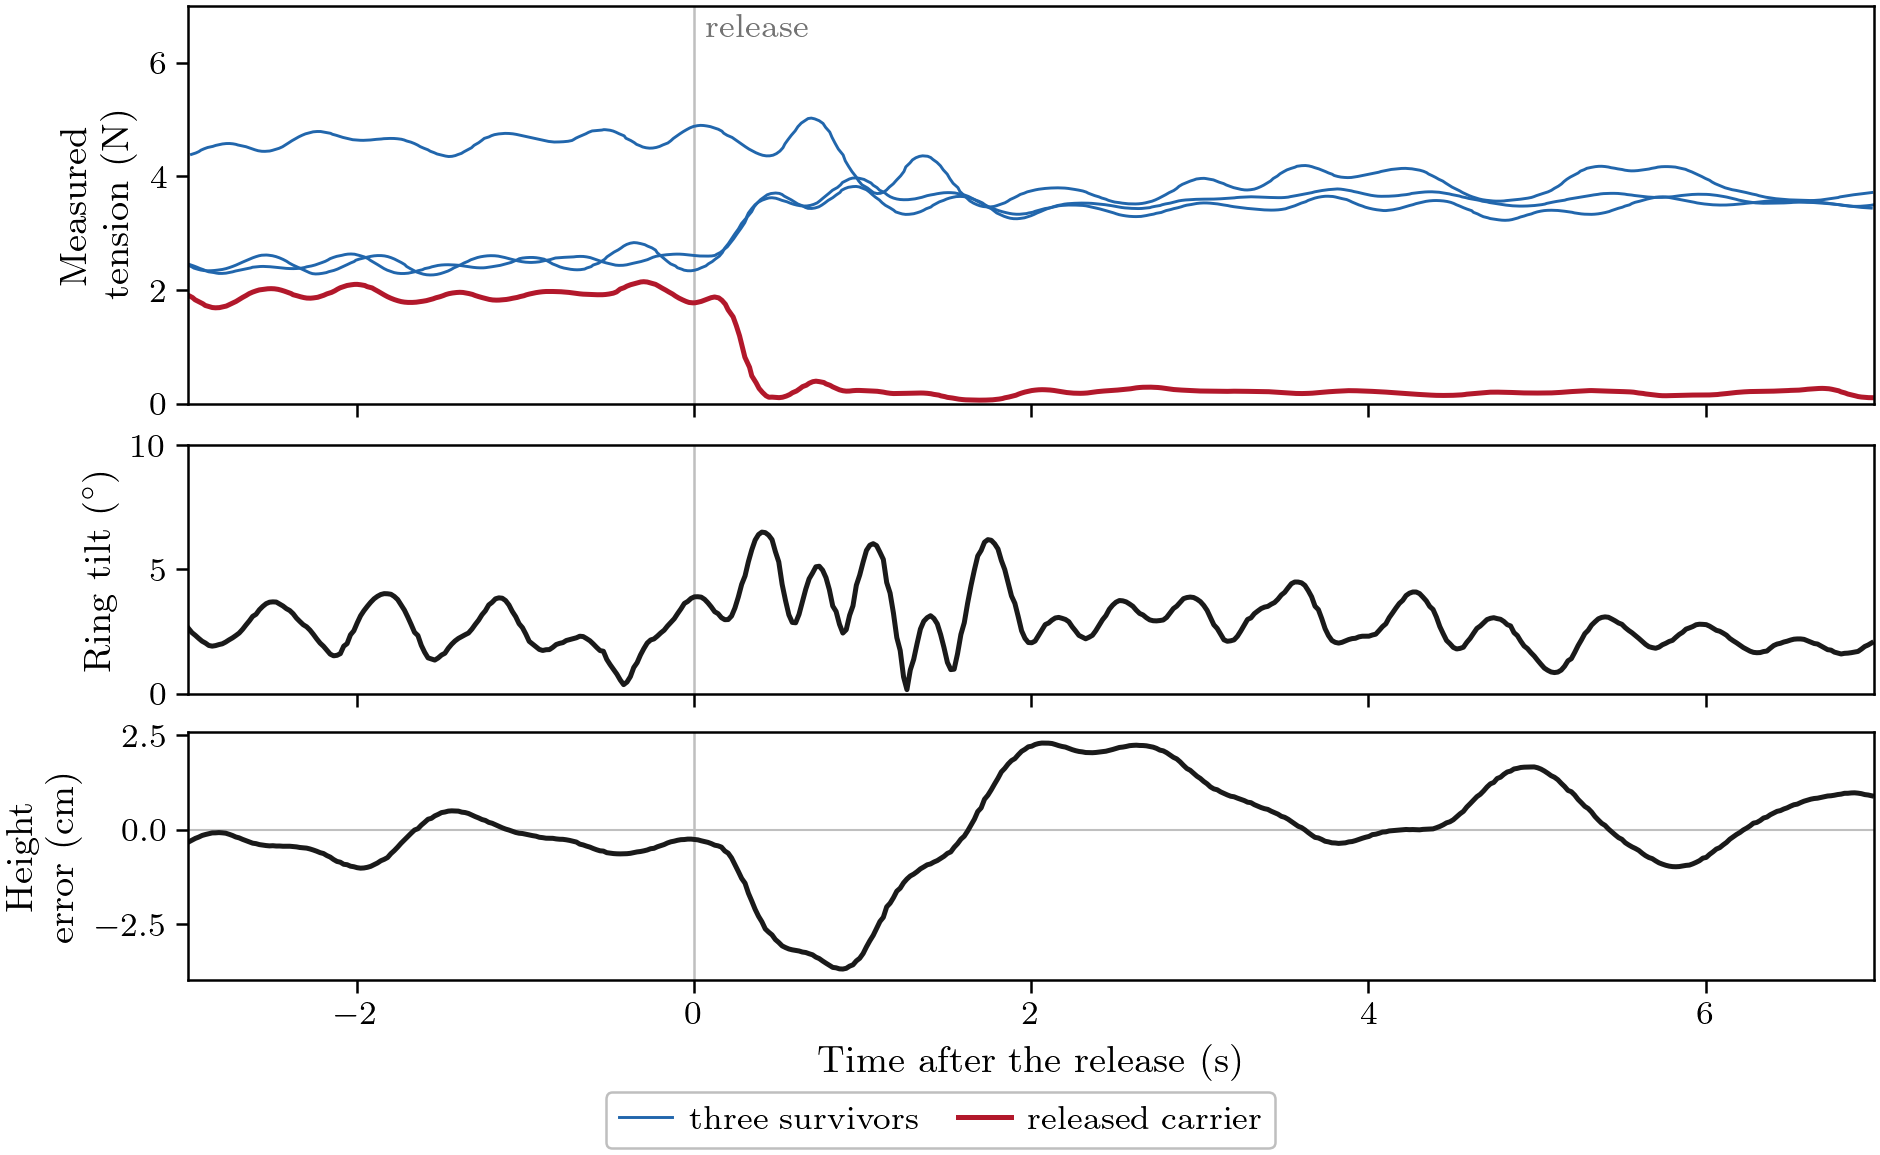

Reproduce this figure in Python.
#!/usr/bin/env python3
"""The rig: one of four carriers lets go unannounced (RIG-1008-r303_4, 8 Oct, 0.55 m cables), with the tension each
quad MEASURES (Wesley 27 Oct: a real-world release, no planned line).

Hero: measured cable tension per quad = drone mass (0.55 kg, the flight's) x |the cable acceleration the tracker fed
forward| (cable_source mocap: measured from motion capture, capped at 12 m/s^2 = 6.6 N; 0.2 s mean); survivors blue, the
released carrier red; the ring's tilt and height error below. Tracker logs moved onto the flight's clock by the offset
that matches their pose to run.csv (all four agree to 0.01 s).
"""
import glob
import os
import sys

import numpy as np
import pandas as pd

sys.path.insert(0, os.path.dirname(os.path.abspath(__file__)))
import review_style as S  # noqa: E402

RIG = os.path.join(S.REPO, 'results', 'rig', '2026-10-08')
FLIGHT = 'r303_4'
MASS = 0.55
SMOOTH_S = 0.2
WINDOW = (-3.0, 7.0)


def clock_offset(tr, run, k):
    rt, rx = run.t.to_numpy(), run[f'd{k}_x'].to_numpy()
    st, px = tr.sim_time.to_numpy(), tr.pose_x.to_numpy()
    best = (np.inf, 0.0)
    for off in np.arange(st.min() - rt.max(), st.max() - rt.min(), 0.01):
        x = np.interp(st - off, rt, rx, left=np.nan, right=np.nan)
        m = np.isfinite(x) & np.isfinite(px)
        if m.sum() > 100:
            e = np.mean((x[m] - px[m]) ** 2)
            if e < best[0]:
                best = (e, off)
    return best[1]


def main():
    run = pd.read_csv(os.path.join(RIG, FLIGHT + '_run', 'logs', 'run.csv'))
    ev = pd.read_csv(os.path.join(RIG, FLIGHT + '_run', 'logs', 'events.csv'))
    t_rel = float(ev.loc[ev.event == 'RELEASE', 'sim_time'].iloc[0])
    released = int(ev.loc[ev.event == 'RELEASE', 'arg'].iloc[0].split('/drone_')[1].rstrip(')'))
    t = run.t.to_numpy() - t_rel
    S.setup()
    fig = S.figure('full', 3.85)        # 3.6 in of panels plus the legend below
    a, b, c = fig.subplots(3, 1, sharex=True, gridspec_kw={'height_ratios': [1.6, 1, 1]})
    key = {}
    for f in sorted(glob.glob(os.path.join(RIG, FLIGHT + '_logs', 'logs', 'tracker', 'drone*', 'log.csv'))):
        k = int(os.path.basename(os.path.dirname(f))[5])
        tr = pd.read_csv(f)
        off = clock_offset(tr.iloc[::5], run, k)
        tt = tr.sim_time.to_numpy() - off - t_rel
        ten = MASS * np.sqrt(tr.acx ** 2 + tr.acy ** 2 + tr.acz ** 2)
        dt = np.nanmedian(np.diff(tt))
        ten = pd.Series(ten).rolling(max(1, int(round(SMOOTH_S / dt))), center=True, min_periods=1).mean().to_numpy()
        m = (tt >= WINDOW[0]) & (tt <= WINDOW[1])
        line, = a.plot(tt[m], ten[m], color=S.RED if k == released else S.BLUE,
                       lw=S.LW_HERO if k == released else S.LW_CTX)
        key['released carrier' if k == released else 'three survivors'] = line
    a.set_ylabel('Measured\ntension (N)')
    a.set_ylim(0, 7)
    m = (t >= WINDOW[0]) & (t <= WINDOW[1])
    b.plot(t[m], run.payload_tilt_deg.to_numpy()[m], color=S.INK, lw=S.LW_HERO)
    b.set_ylabel(r'Ring tilt ($^\circ$)')
    b.set_ylim(0, 10)
    dz = 100.0 * (run.payload_z.to_numpy() - run.payload_ref_z.to_numpy())
    c.plot(t[m], dz[m], color=S.INK, lw=S.LW_HERO)
    c.axhline(0, color=S.LIGHT, lw=0.5, zorder=0)
    c.set_ylabel('Height\nerror (cm)')
    for ax in (a, b, c):
        ax.axvline(0, color=S.LIGHT, lw=0.6, zorder=0)
    a.annotate('release', xy=(0, 1.0), xycoords=('data', 'axes fraction'), xytext=(3, -2), textcoords='offset points',
               ha='left', va='top', fontsize=8, color=S.GREY)
    c.set_xlim(*WINDOW)
    c.set_xlabel('Time after the release (s)')
    S.ps.legend_below(fig, list(key.values()), list(key), ncol=2)
    S.save(fig, 'fig_release_rig')


if __name__ == '__main__':
    main()
